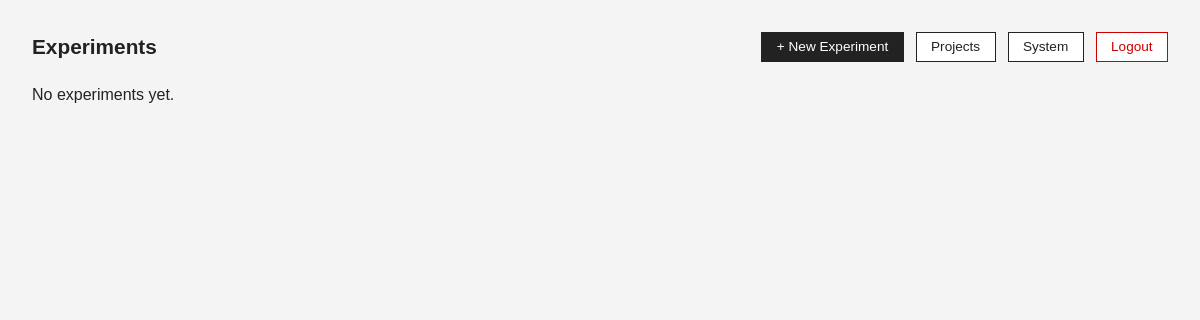
The page /admin/experiments.php (signed in) on the database as committed earlier.
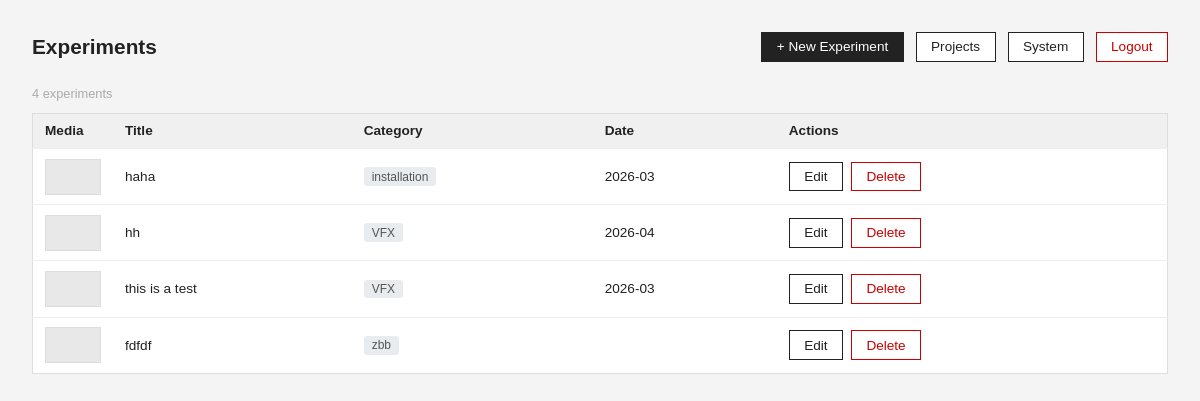
The same page on the database as committed later.
### tables this page shows
CREATE TABLE experiments (
            id         INTEGER PRIMARY KEY AUTOINCREMENT,
            title      TEXT    NOT NULL,
            category   TEXT,
            date       TEXT,
            sort_order INTEGER DEFAULT 0,
            created_at TEXT,
            updated_at TEXT
        , description TEXT, video_url TEXT);

### src/experiment-model.php (called while the page is built, shortened)
<?php
function get_all_experiments(): array {
    $db = get_db();
    return $db->query("SELECT * FROM experiments ORDER BY category COLLATE NOCASE ASC, date DESC")
              ->fetchAll(PDO::FETCH_ASSOC);
}

### public/admin/experiments.php (the view, shortened to what this page needs)
<?php
require_once __DIR__ . '/../../src/experiment-model.php';
$all = get_all_experiments();
if (empty($all)) {
    $all = get_all_experiments();
}
?>
<!DOCTYPE html>
<html lang="en">
<head>
</head>
<body>
<div class="header">
    <h1>Experiments</h1>
    <div class="header-actions">
        <a href="/admin/experiment-create.php" class="btn btn-primary">+ New Experiment</a>
        <a href="/admin/dashboard.php" class="btn">Projects</a>
        <a href="/admin/debug-db.php" class="btn">System</a>
        <a href="/admin/logout.php" class="btn btn-danger">Logout</a>
    </div>
</div>
<?php if (empty($all)): ?>
    <p>No experiments yet.</p>
<?php else: ?>
    <p style="font-size:0.8rem;color:#aaa;margin-bottom:0.75rem"><?= count($all) ?> experiments</p>
    <table>
        <thead>
            <tr>
                <th style="width:64px">Media</th>
                <th>Title</th>
                <th>Category</th>
                <th>Date</th>
                <th>Actions</th>
            </tr>
        </thead>
        <tbody>
            <?php foreach ($all as $e):
                $thumb = null;
            ?>
            <tr>
                <td>
                    <?php if ($thumb): ?>
                        <img class="thumb" src="<?= htmlspecialchars($thumb['url']) ?>" alt="">
                    <?php else: ?>
                        <div class="thumb-placeholder"></div>
                    <?php endif; ?>
                </td>
                <td><?= htmlspecialchars($e['title']) ?></td>
                <td><span class="cat-badge"><?= htmlspecialchars($e['category'] ?? '—') ?></span></td>
                <td><?= htmlspecialchars($e['date'] ?? '—') ?></td>
                <td>
                    <div class="actions">
                        <a href="/admin/experiment-edit.php?id=<?= (int)$e['id'] ?>" class="btn">Edit</a>
                        <a href="/admin/experiment-delete.php?id=<?= (int)$e['id'] ?>" class="btn btn-danger">Delete</a>
                    </div>
                </td>
            </tr>
            <?php endforeach; ?>
        </tbody>
    </table>
<?php endif; ?>
</body>
</html>

Rows that differ between the two databases and show on the page:
added experiments: title "haha", category "installation", date "2026-03"
added experiments: title "hh", category "VFX", date "2026-04"
added experiments: title "this is a test", category "VFX", date "2026-03"
added experiments: title "fdfdf", category "zbb"
Other text that changed with them:
count($all): (not shown) → "4"
text no longer shown: "No experiments yet."
text now shown: "experiments Media Title Category Date Actions"
